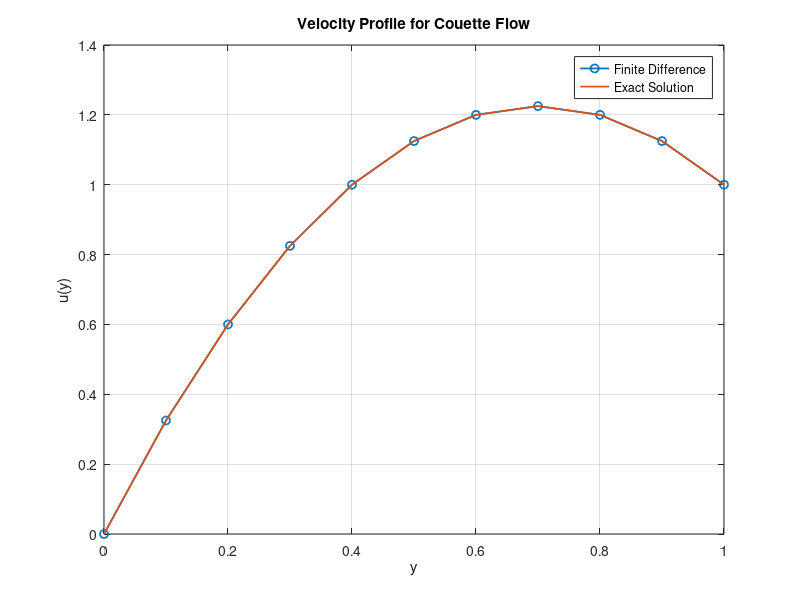

Reproduce this figure in MATLAB.
% Exercise 5

% Parameters
G = 1.0;
d = 1;   
m = 0.1 * (1 + d); 
L = 1;   
U = 1;  

n = 10;        % Number of segments
h = L / n;     % Step size
y = linspace(0, L, n+1); % Grid points

% coefficient matrix
A = zeros(n-1, n-1);
b = -G / m * ones(n-1, 1);

% Fill the tridiagonal matrix
for i = 1:n-1
    if i > 1
        A(i, i-1) = 1 / h^2;
    end
    A(i, i) = -2 / h^2;
    if i < n-1
        A(i, i+1) = 1 / h^2;
    end
end

b(end) = b(end) - U / h^2; 

% Solve the linear system
u_fd = A \ b;
u_fd = [0; u_fd; U]; % boundary values at y=0 and y=L

% Exact solution
u_exact = (G / (2 * m)) * y .* (L - y) + (U / L) * y;

% Plot the results
figure;
plot(y, u_fd, 'o-', 'LineWidth', 1.25, 'DisplayName', 'Finite Difference');
hold on;
plot(y, u_exact, '-', 'LineWidth', 1.25, 'DisplayName', 'Exact Solution');
xlabel('y');
ylabel('u(y)');
title('Velocity Profile for Couette Flow');
legend('Location', 'best');
grid on;

% Print results in requested format
fprintf('grid point yi | calculated velocity\n');
for i = 1:length(y)
    fprintf('%.4f          %.4f\n', y(i), u_fd(i));
end
